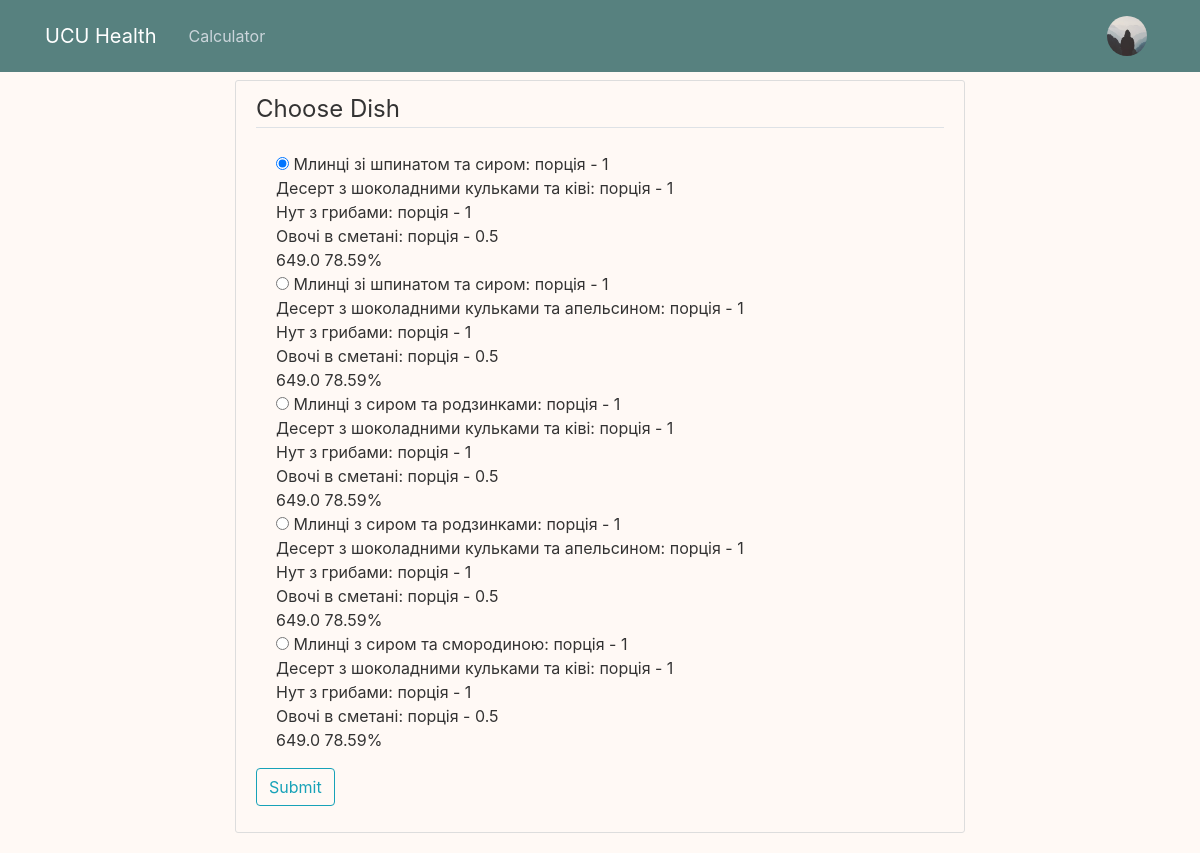
The page /view_dishes/4 (signed in) on the database its author committed.
### main/models.py (models this page shows, shortened)
class User(db.Model, UserMixin):
    id = db.Column(db.Integer, primary_key=True)
    username = db.Column(db.String(20), unique=True, nullable=False)
    email = db.Column(db.String(120), unique=True, nullable=False)
    password = db.Column(db.String(100), nullable=False)
    image_file = db.Column(db.String(20), nullable = False, default='default.jpg')
    custom_plan = db.Column(db.Boolean, default = False)
    sex = db.Column(db.String(10), nullable = False)
    age = db.Column(db.Integer, nullable = False)
    height = db.Column(db.Integer, nullable=False)
    weight = db.Column(db.Integer, nullable=False)
    goal = db.Column(db.Integer, nullable=False)
    activity = db.Column(db.Float, nullable=False)
    calories = db.Column(db.Float, nullable=False)
    proteins = db.Column(db.Float, nullable=False)
    carbs = db.Column(db.Float, nullable=False)
    fats = db.Column(db.Float, nullable=False)
    meals = db.relationship('Meal', backref="author", lazy = True)

class Dish(db.Model):
    id = db.Column(db.Integer, primary_key = True)
    dishes = db.Column(db.String(200), nullable = False)
    satis = db.Column(db.String(10), nullable = False)
    calories = db.Column(db.Float, nullable = False)
    proteins = db.Column(db.Float, nullable = False)
    carbs = db.Column(db.Float, nullable = False)
    fats = db.Column(db.Float, nullable = False)
    meal_id = db.Column(db.Integer, db.ForeignKey('meal.id'), default = 0)

### main/routes.py (the view, shortened to what this page needs)
@app.route("/view_dishes/<int:meal_id>", methods=['GET', 'POST'])
def view_dishes(meal_id):
    form = PossibleMeals()
    meal = Meal.query.get_or_404(meal_id)
    if meal.author != current_user:
        abort(403)
    dishes = Dish.query.filter_by(meal = meal).all()
    if not dishes:
        abort(404)
    choices = []
    dct = {}
    for dish in dishes:
        choices.append((dish.id, dish))
        dct[dish.id] = dish.dishes.split(', ')
    form.dish_var.choices = choices
    if request.method == 'GET':
        form.dish_var.data = meal.choicen
    test_form = list(zip(form.dish_var.choices, form.dish_var))
    return render_template('view_dishes.html', dishes = dict(choices),
            test = test_form, form = form, title = 'View Dishes', dct = dct)

### main/forms.py
class PossibleMeals(FlaskForm):
    dish_var = RadioField('Choose one from the list:',
            choices=[], validate_choice=[DataRequired()], coerce=int)
    submit = SubmitField("Submit")

### main/models.py (called while the page is built)
@login_manager.user_loader
def load_user(user_id):
    return User.query.get(int(user_id))

### main/templates/view_dishes.html (shortened to what this page needs)
{% extends "layout.html" %}
{% block content %}
    <div class="content-section">
        <form method="POST" action="">
            <fieldset class="form-group">
                <legend class="border-bottom mb-4">Choose Dish</legend>
                {% for choice, radio in test %}
                    <div class="form-check">
                        {{ radio() }}
                        {% for dish in dct[choice[0]] %}
                            {{ dish }}<br>
                        {% endfor %}
                        {{ dishes[choice[0]].calories }}
                        {{ dishes[choice[0]].satis }}
                    </div>
                {% endfor %}
            </fieldset>
            <div class="form-group">
                {{ form.submit(class="btn btn-outline-info") }}
            </div>
        </form>
    </div>
{% endblock content %}

### main/templates/layout.html (shortened to what this page needs)
<!DOCTYPE html>
<html>
  <head>
    <link
      rel="stylesheet"
      href="https://maxcdn.bootstrapcdn.com/bootstrap/4.0.0/css/bootstrap.min.css"
 />
    <link
      rel="stylesheet"
      type="text/css"
      href="{{ url_for('static', filename='main.css') }}" />
  </head>
  <body>
    <header class="site-header">
      <nav class="navbar navbar-expand-lg navbar-dark bg-steel fixed-top">
        <div class="container">
          <a class="navbar-brand mr-4" href="{{ url_for('main') }}">UCU Health</a>
          <div class="collapse navbar-collapse" id="navbarToggle">
            <div class="navbar-nav mr-auto">
              <a class="nav-item nav-link" href="{{ url_for('calculator') }}">Calculator</a>
            </div>
            <div class="navbar-nav">
            {% if current_user.is_authenticated %}
              <a class="nav-item nav-link" href="{{ url_for("account") }}"><img class="rounded-circle panel-img" src="{{ url_for('static', filename = 'profile_pics/' + current_user.image_file ) }} "></a>
            {% else %}
              <a class="nav-item nav-link" href="{{ url_for("login") }}">Login</a>
              <a class="nav-item nav-link" href="{{ url_for("register") }}">Register</a>
            {% endif %}
            </div>
          </div>
        </div>
      </nav>
    </header>
    <main role="main" class="container">
      <div class="row">
        <div class="col-md-8">
          {% block content %}{% endblock %}
        </div>
    </main>
  </body>
</html>

### main/static/main.css (style rules this page uses)
body { background: #fff9f5; color: #333333; margin-top: 5rem; }
.row { display: flex; justify-content: center; align-items: center; }
.bg-steel { background-color: #57817f; }
.site-header .navbar-nav .nav-link { color: #cbd5db; }
.content-section { background: #fff9f5;; padding: 10px 20px; border: 1px solid #dddddd; border-radius: 3px; margin-bottom: 20px; }
.panel-img { height: 40px; width: 40px; }

### rows shown on the page
User: image_file (placeholder picture)
Dish: calories "649.0", satis "78.59%"
Dish: calories "649.0", satis "78.59%"
Dish: calories "649.0", satis "78.59%"
Dish: calories "649.0", satis "78.59%"
Dish: calories "649.0", satis "78.59%"

### other values the page prints
{{ dish }} "Млинці зі шпинатом та сиром: порція - 1" "Десерт з шоколадними кульками та ківі: порція - 1" "Нут з грибами: порція - 1" "Овочі в сметані: порція - 0.5" "Млинці зі шпинатом та сиром: порція - 1" "Десерт з шоколадними кульками та апельсином: порція - 1" "Нут з грибами: порція - 1" "Овочі в сметані: порція - 0.5" "Млинці з сиром та родзинками: порція - 1" "Десерт з шоколадними кульками та ківі: порція - 1" "Нут з грибами: порція - 1" "Овочі в сметані: порція - 0.5" "Млинці з сиром та родзинками: порція - 1" "Десерт з шоколадними кульками та апельсином: порція - 1" "Нут з грибами: порція - 1" "Овочі в сметані: порція - 0.5" "Млинці з сиром та смородиною: порція - 1" "Десерт з шоколадними кульками та ківі: порція - 1" "Нут з грибами: порція - 1" "Овочі в сметані: порція - 0.5"
